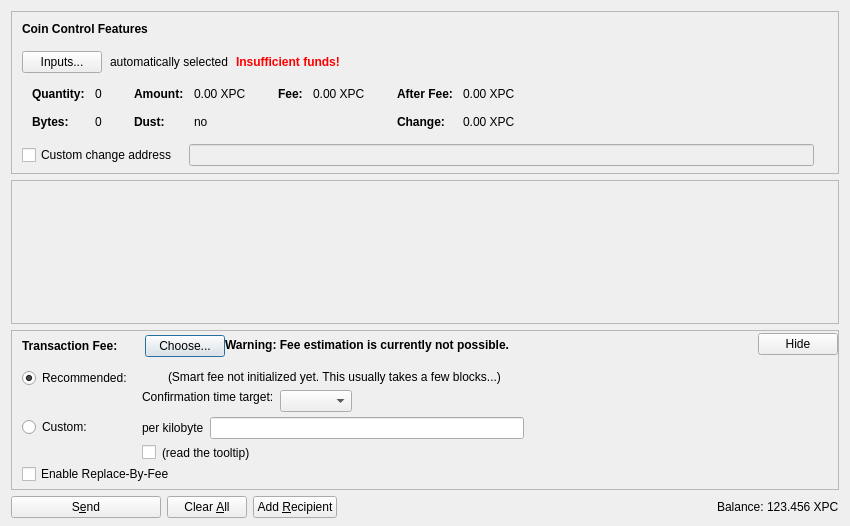
<?xml version="1.0" encoding="UTF-8"?>
<ui version="4.0">
 <class>SendCoinsDialog</class>
 <widget class="QDialog" name="SendCoinsDialog">
  <property name="geometry">
   <rect>
    <x>0</x>
    <y>0</y>
    <width>850</width>
    <height>526</height>
   </rect>
  </property>
  <property name="windowTitle">
   <string>Send Coins</string>
  </property>
  <layout class="QVBoxLayout" name="verticalLayout" stretch="0,1,0,0">
   <property name="bottomMargin">
    <number>8</number>
   </property>
   <item>
    <widget class="QFrame" name="frameCoinControl">
     <property name="sizePolicy">
      <sizepolicy hsizetype="Expanding" vsizetype="Expanding">
       <horstretch>0</horstretch>
       <verstretch>0</verstretch>
      </sizepolicy>
     </property>
     <property name="maximumSize">
      <size>
       <width>16777215</width>
       <height>16777215</height>
      </size>
     </property>
     <property name="frameShape">
      <enum>QFrame::StyledPanel</enum>
     </property>
     <property name="frameShadow">
      <enum>QFrame::Sunken</enum>
     </property>
     <layout class="QVBoxLayout" name="verticalLayoutCoinControl2">
      <property name="spacing">
       <number>0</number>
      </property>
      <property name="leftMargin">
       <number>0</number>
      </property>
      <property name="topMargin">
       <number>0</number>
      </property>
      <property name="rightMargin">
       <number>0</number>
      </property>
      <property name="bottomMargin">
       <number>6</number>
      </property>
      <item>
       <layout class="QVBoxLayout" name="verticalLayoutCoinControl" stretch="0,0,0,0,1">
        <property name="spacing">
         <number>0</number>
        </property>
        <property name="leftMargin">
         <number>10</number>
        </property>
        <property name="topMargin">
         <number>10</number>
        </property>
        <item>
         <layout class="QHBoxLayout" name="horizontalLayoutCoinControl1">
          <property name="bottomMargin">
           <number>15</number>
          </property>
          <item>
           <widget class="QLabel" name="labelCoinControlFeatures">
            <property name="sizePolicy">
             <sizepolicy hsizetype="Preferred" vsizetype="Maximum">
              <horstretch>0</horstretch>
              <verstretch>0</verstretch>
             </sizepolicy>
            </property>
            <property name="font">
             <font>
              <weight>75</weight>
              <bold>true</bold>
             </font>
            </property>
            <property name="styleSheet">
             <string notr="true">font-weight:bold;</string>
            </property>
            <property name="text">
             <string>Coin Control Features</string>
            </property>
           </widget>
          </item>
         </layout>
        </item>
        <item>
         <layout class="QHBoxLayout" name="horizontalLayoutCoinControl2" stretch="0,0,0,0">
          <property name="spacing">
           <number>8</number>
          </property>
          <property name="bottomMargin">
           <number>10</number>
          </property>
          <item>
           <widget class="QPushButton" name="pushButtonCoinControl">
            <property name="styleSheet">
             <string notr="true"/>
            </property>
            <property name="text">
             <string>Inputs...</string>
            </property>
            <property name="autoDefault">
             <bool>false</bool>
            </property>
           </widget>
          </item>
          <item>
           <widget class="QLabel" name="labelCoinControlAutomaticallySelected">
            <property name="text">
             <string>automatically selected</string>
            </property>
            <property name="margin">
             <number>5</number>
            </property>
           </widget>
          </item>
          <item>
           <widget class="QLabel" name="labelCoinControlInsuffFunds">
            <property name="font">
             <font>
              <weight>75</weight>
              <bold>true</bold>
             </font>
            </property>
            <property name="styleSheet">
             <string notr="true">color:red;font-weight:bold;</string>
            </property>
            <property name="text">
             <string>Insufficient funds!</string>
            </property>
            <property name="margin">
             <number>5</number>
            </property>
           </widget>
          </item>
          <item>
           <spacer name="horizontalSpacerCoinControl">
            <property name="orientation">
             <enum>Qt::Horizontal</enum>
            </property>
            <property name="sizeHint" stdset="0">
             <size>
              <width>40</width>
              <height>1</height>
             </size>
            </property>
           </spacer>
          </item>
         </layout>
        </item>
        <item>
         <widget class="QWidget" name="widgetCoinControl" native="true">
          <property name="sizePolicy">
           <sizepolicy hsizetype="Preferred" vsizetype="Preferred">
            <horstretch>0</horstretch>
            <verstretch>0</verstretch>
           </sizepolicy>
          </property>
          <property name="minimumSize">
           <size>
            <width>0</width>
            <height>0</height>
           </size>
          </property>
          <property name="styleSheet">
           <string notr="true"/>
          </property>
          <layout class="QHBoxLayout" name="horizontalLayoutCoinControl5">
           <property name="leftMargin">
            <number>0</number>
           </property>
           <property name="topMargin">
            <number>0</number>
           </property>
           <property name="rightMargin">
            <number>0</number>
           </property>
           <property name="bottomMargin">
            <number>0</number>
           </property>
           <item>
            <layout class="QHBoxLayout" name="horizontalLayoutCoinControl3" stretch="0,0,0,1">
             <property name="spacing">
              <number>20</number>
             </property>
             <property name="topMargin">
              <number>0</number>
             </property>
             <property name="bottomMargin">
              <number>10</number>
             </property>
             <item>
              <layout class="QFormLayout" name="formLayoutCoinControl1">
               <property name="horizontalSpacing">
                <number>10</number>
               </property>
               <property name="verticalSpacing">
                <number>14</number>
               </property>
               <property name="leftMargin">
                <number>10</number>
               </property>
               <property name="topMargin">
                <number>4</number>
               </property>
               <property name="rightMargin">
                <number>6</number>
               </property>
               <item row="0" column="0">
                <widget class="QLabel" name="labelCoinControlQuantityText">
                 <property name="font">
                  <font>
                   <weight>75</weight>
                   <bold>true</bold>
                  </font>
                 </property>
                 <property name="text">
                  <string>Quantity:</string>
                 </property>
                 <property name="margin">
                  <number>0</number>
                 </property>
                </widget>
               </item>
               <item row="0" column="1">
                <widget class="QLabel" name="labelCoinControlQuantity">
                 <property name="cursor">
                  <cursorShape>IBeamCursor</cursorShape>
                 </property>
                 <property name="contextMenuPolicy">
                  <enum>Qt::ActionsContextMenu</enum>
                 </property>
                 <property name="text">
                  <string notr="true">0</string>
                 </property>
                 <property name="margin">
                  <number>0</number>
                 </property>
                 <property name="textInteractionFlags">
                  <set>Qt::LinksAccessibleByMouse|Qt::TextSelectableByKeyboard|Qt::TextSelectableByMouse</set>
                 </property>
                </widget>
               </item>
               <item row="1" column="0">
                <widget class="QLabel" name="labelCoinControlBytesText">
                 <property name="font">
                  <font>
                   <weight>75</weight>
                   <bold>true</bold>
                  </font>
                 </property>
                 <property name="text">
                  <string>Bytes:</string>
                 </property>
                </widget>
               </item>
               <item row="1" column="1">
                <widget class="QLabel" name="labelCoinControlBytes">
                 <property name="cursor">
                  <cursorShape>IBeamCursor</cursorShape>
                 </property>
                 <property name="contextMenuPolicy">
                  <enum>Qt::ActionsContextMenu</enum>
                 </property>
                 <property name="text">
                  <string notr="true">0</string>
                 </property>
                 <property name="textInteractionFlags">
                  <set>Qt::LinksAccessibleByMouse|Qt::TextSelectableByKeyboard|Qt::TextSelectableByMouse</set>
                 </property>
                </widget>
               </item>
              </layout>
             </item>
             <item>
              <layout class="QFormLayout" name="formLayoutCoinControl2">
               <property name="horizontalSpacing">
                <number>10</number>
               </property>
               <property name="verticalSpacing">
                <number>14</number>
               </property>
               <property name="leftMargin">
                <number>6</number>
               </property>
               <property name="topMargin">
                <number>4</number>
               </property>
               <property name="rightMargin">
                <number>6</number>
               </property>
               <item row="0" column="0">
                <widget class="QLabel" name="labelCoinControlAmountText">
                 <property name="font">
                  <font>
                   <weight>75</weight>
                   <bold>true</bold>
                  </font>
                 </property>
                 <property name="text">
                  <string>Amount:</string>
                 </property>
                 <property name="margin">
                  <number>0</number>
                 </property>
                </widget>
               </item>
               <item row="0" column="1">
                <widget class="QLabel" name="labelCoinControlAmount">
                 <property name="cursor">
                  <cursorShape>IBeamCursor</cursorShape>
                 </property>
                 <property name="contextMenuPolicy">
                  <enum>Qt::ActionsContextMenu</enum>
                 </property>
                 <property name="text">
                  <string notr="true">0.00 XPC</string>
                 </property>
                 <property name="textInteractionFlags">
                  <set>Qt::LinksAccessibleByMouse|Qt::TextSelectableByKeyboard|Qt::TextSelectableByMouse</set>
                 </property>
                </widget>
               </item>
               <item row="1" column="0">
                <widget class="QLabel" name="labelCoinControlLowOutputText">
                 <property name="font">
                  <font>
                   <weight>75</weight>
                   <bold>true</bold>
                  </font>
                 </property>
                 <property name="text">
                  <string>Dust:</string>
                 </property>
                </widget>
               </item>
               <item row="1" column="1">
                <widget class="QLabel" name="labelCoinControlLowOutput">
                 <property name="cursor">
                  <cursorShape>IBeamCursor</cursorShape>
                 </property>
                 <property name="contextMenuPolicy">
                  <enum>Qt::ActionsContextMenu</enum>
                 </property>
                 <property name="text">
                  <string notr="true">no</string>
                 </property>
                 <property name="textInteractionFlags">
                  <set>Qt::LinksAccessibleByMouse|Qt::TextSelectableByKeyboard|Qt::TextSelectableByMouse</set>
                 </property>
                </widget>
               </item>
              </layout>
             </item>
             <item>
              <layout class="QFormLayout" name="formLayoutCoinControl3">
               <property name="horizontalSpacing">
                <number>10</number>
               </property>
               <property name="verticalSpacing">
                <number>14</number>
               </property>
               <property name="leftMargin">
                <number>6</number>
               </property>
               <property name="topMargin">
                <number>4</number>
               </property>
               <property name="rightMargin">
                <number>6</number>
               </property>
               <item row="0" column="0">
                <widget class="QLabel" name="labelCoinControlFeeText">
                 <property name="font">
                  <font>
                   <weight>75</weight>
                   <bold>true</bold>
                  </font>
                 </property>
                 <property name="text">
                  <string>Fee:</string>
                 </property>
                 <property name="margin">
                  <number>0</number>
                 </property>
                </widget>
               </item>
               <item row="0" column="1">
                <widget class="QLabel" name="labelCoinControlFee">
                 <property name="cursor">
                  <cursorShape>IBeamCursor</cursorShape>
                 </property>
                 <property name="contextMenuPolicy">
                  <enum>Qt::ActionsContextMenu</enum>
                 </property>
                 <property name="text">
                  <string notr="true">0.00 XPC</string>
                 </property>
                 <property name="textInteractionFlags">
                  <set>Qt::LinksAccessibleByMouse|Qt::TextSelectableByKeyboard|Qt::TextSelectableByMouse</set>
                 </property>
                </widget>
               </item>
              </layout>
             </item>
             <item>
              <layout class="QFormLayout" name="formLayoutCoinControl4">
               <property name="horizontalSpacing">
                <number>10</number>
               </property>
               <property name="verticalSpacing">
                <number>14</number>
               </property>
               <property name="leftMargin">
                <number>6</number>
               </property>
               <property name="topMargin">
                <number>4</number>
               </property>
               <property name="rightMargin">
                <number>6</number>
               </property>
               <item row="0" column="0">
                <widget class="QLabel" name="labelCoinControlAfterFeeText">
                 <property name="font">
                  <font>
                   <weight>75</weight>
                   <bold>true</bold>
                  </font>
                 </property>
                 <property name="text">
                  <string>After Fee:</string>
                 </property>
                 <property name="margin">
                  <number>0</number>
                 </property>
                </widget>
               </item>
               <item row="0" column="1">
                <widget class="QLabel" name="labelCoinControlAfterFee">
                 <property name="cursor">
                  <cursorShape>IBeamCursor</cursorShape>
                 </property>
                 <property name="contextMenuPolicy">
                  <enum>Qt::ActionsContextMenu</enum>
                 </property>
                 <property name="text">
                  <string notr="true">0.00 XPC</string>
                 </property>
                 <property name="textInteractionFlags">
                  <set>Qt::LinksAccessibleByMouse|Qt::TextSelectableByKeyboard|Qt::TextSelectableByMouse</set>
                 </property>
                </widget>
               </item>
               <item row="1" column="0">
                <widget class="QLabel" name="labelCoinControlChangeText">
                 <property name="font">
                  <font>
                   <weight>75</weight>
                   <bold>true</bold>
                  </font>
                 </property>
                 <property name="text">
                  <string>Change:</string>
                 </property>
                </widget>
               </item>
               <item row="1" column="1">
                <widget class="QLabel" name="labelCoinControlChange">
                 <property name="cursor">
                  <cursorShape>IBeamCursor</cursorShape>
                 </property>
                 <property name="contextMenuPolicy">
                  <enum>Qt::ActionsContextMenu</enum>
                 </property>
                 <property name="text">
                  <string notr="true">0.00 XPC</string>
                 </property>
                 <property name="textInteractionFlags">
                  <set>Qt::LinksAccessibleByMouse|Qt::TextSelectableByKeyboard|Qt::TextSelectableByMouse</set>
                 </property>
                </widget>
               </item>
              </layout>
             </item>
            </layout>
           </item>
          </layout>
         </widget>
        </item>
        <item>
         <layout class="QHBoxLayout" name="horizontalLayoutCoinControl4" stretch="0,0,0">
          <property name="spacing">
           <number>12</number>
          </property>
          <property name="sizeConstraint">
           <enum>QLayout::SetDefaultConstraint</enum>
          </property>
          <property name="topMargin">
           <number>5</number>
          </property>
          <property name="rightMargin">
           <number>5</number>
          </property>
          <item>
           <widget class="QCheckBox" name="checkBoxCoinControlChange">
            <property name="toolTip">
             <string>If this is activated, but the change address is empty or invalid, change will be sent to a newly generated address.</string>
            </property>
            <property name="text">
             <string>Custom change address</string>
            </property>
           </widget>
          </item>
          <item>
           <widget class="QValidatedLineEdit" name="lineEditCoinControlChange">
            <property name="enabled">
             <bool>false</bool>
            </property>
            <property name="sizePolicy">
             <sizepolicy hsizetype="Expanding" vsizetype="Fixed">
              <horstretch>0</horstretch>
              <verstretch>0</verstretch>
             </sizepolicy>
            </property>
           </widget>
          </item>
          <item>
           <widget class="QLabel" name="labelCoinControlChangeLabel">
            <property name="sizePolicy">
             <sizepolicy hsizetype="Preferred" vsizetype="Expanding">
              <horstretch>0</horstretch>
              <verstretch>0</verstretch>
             </sizepolicy>
            </property>
            <property name="minimumSize">
             <size>
              <width>0</width>
              <height>0</height>
             </size>
            </property>
            <property name="text">
             <string/>
            </property>
            <property name="margin">
             <number>3</number>
            </property>
           </widget>
          </item>
         </layout>
        </item>
        <item>
         <spacer name="verticalSpacerCoinControl">
          <property name="orientation">
           <enum>Qt::Vertical</enum>
          </property>
          <property name="sizeHint" stdset="0">
           <size>
            <width>800</width>
            <height>1</height>
           </size>
          </property>
         </spacer>
        </item>
       </layout>
      </item>
     </layout>
    </widget>
   </item>
   <item>
    <widget class="QScrollArea" name="scrollArea">
     <property name="widgetResizable">
      <bool>true</bool>
     </property>
     <widget class="QWidget" name="scrollAreaWidgetContents">
      <property name="geometry">
       <rect>
        <x>0</x>
        <y>0</y>
        <width>830</width>
        <height>104</height>
       </rect>
      </property>
      <layout class="QVBoxLayout" name="verticalLayout_2" stretch="0,1">
       <property name="leftMargin">
        <number>0</number>
       </property>
       <property name="topMargin">
        <number>0</number>
       </property>
       <property name="rightMargin">
        <number>0</number>
       </property>
       <property name="bottomMargin">
        <number>0</number>
       </property>
       <item>
        <layout class="QVBoxLayout" name="entries">
         <property name="spacing">
          <number>6</number>
         </property>
        </layout>
       </item>
       <item>
        <spacer name="verticalSpacer">
         <property name="orientation">
          <enum>Qt::Vertical</enum>
         </property>
         <property name="sizeHint" stdset="0">
          <size>
           <width>20</width>
           <height>40</height>
          </size>
         </property>
        </spacer>
       </item>
      </layout>
     </widget>
    </widget>
   </item>
   <item>
    <widget class="QFrame" name="frameFee">
     <property name="sizePolicy">
      <sizepolicy hsizetype="Expanding" vsizetype="Expanding">
       <horstretch>0</horstretch>
       <verstretch>0</verstretch>
      </sizepolicy>
     </property>
     <property name="maximumSize">
      <size>
       <width>16777215</width>
       <height>16777215</height>
      </size>
     </property>
     <property name="frameShape">
      <enum>QFrame::StyledPanel</enum>
     </property>
     <property name="frameShadow">
      <enum>QFrame::Sunken</enum>
     </property>
     <layout class="QVBoxLayout" name="verticalLayoutFee1">
      <property name="spacing">
       <number>0</number>
      </property>
      <property name="leftMargin">
       <number>0</number>
      </property>
      <property name="topMargin">
       <number>0</number>
      </property>
      <property name="rightMargin">
       <number>0</number>
      </property>
      <property name="bottomMargin">
       <number>0</number>
      </property>
      <item>
       <layout class="QVBoxLayout" name="verticalLayoutFee2" stretch="0,0,0">
        <property name="spacing">
         <number>0</number>
        </property>
        <property name="leftMargin">
         <number>10</number>
        </property>
        <property name="topMargin">
         <number>0</number>
        </property>
        <item>
         <layout class="QHBoxLayout" name="horizontalLayoutFee1">
          <property name="bottomMargin">
           <number>0</number>
          </property>
          <item>
           <layout class="QVBoxLayout" name="verticalLayoutFee7">
            <property name="spacing">
             <number>0</number>
            </property>
            <item>
             <spacer name="verticalSpacerSmartFee">
              <property name="orientation">
               <enum>Qt::Vertical</enum>
              </property>
              <property name="sizeType">
               <enum>QSizePolicy::Fixed</enum>
              </property>
              <property name="sizeHint" stdset="0">
               <size>
                <width>1</width>
                <height>4</height>
               </size>
              </property>
             </spacer>
            </item>
            <item>
             <layout class="QHBoxLayout" name="horizontalLayoutSmartFee">
              <property name="spacing">
               <number>10</number>
              </property>
              <item>
               <widget class="QLabel" name="labelFeeHeadline">
                <property name="sizePolicy">
                 <sizepolicy hsizetype="Preferred" vsizetype="Maximum">
                  <horstretch>0</horstretch>
                  <verstretch>0</verstretch>
                 </sizepolicy>
                </property>
                <property name="font">
                 <font>
                  <weight>75</weight>
                  <bold>true</bold>
                 </font>
                </property>
                <property name="styleSheet">
                 <string notr="true">font-weight:bold;</string>
                </property>
                <property name="text">
                 <string>Transaction Fee:</string>
                </property>
               </widget>
              </item>
              <item>
               <widget class="QLabel" name="labelFeeMinimized">
                <property name="text">
                 <string/>
                </property>
               </widget>
              </item>
              <item>
               <widget class="QPushButton" name="buttonChooseFee">
                <property name="text">
                 <string>Choose...</string>
                </property>
               </widget>
              </item>
             </layout>
            </item>
            <item>
             <spacer name="verticalSpacer_5">
              <property name="orientation">
               <enum>Qt::Vertical</enum>
              </property>
              <property name="sizeHint" stdset="0">
               <size>
                <width>1</width>
                <height>1</height>
               </size>
              </property>
             </spacer>
            </item>
           </layout>
          </item>
          <item>
           <widget class="QLabel" name="fallbackFeeWarningLabel">
            <property name="toolTip">
             <string>Using the fallbackfee can result in sending a transaction that will take several hours or days (or never) to confirm. Consider choosing your fee manually or wait until you have validated the complete chain.</string>
            </property>
            <property name="font">
            <font>
                <weight>75</weight>
                <bold>true</bold>
            </font>
            </property>
            <property name="text">
             <string>Warning: Fee estimation is currently not possible.</string>
            </property>
            <property name="wordWrap">
             <bool>false</bool>
            </property>
           </widget>
          </item>
          <item>
           <spacer name="horizontalSpacer_4">
            <property name="orientation">
             <enum>Qt::Horizontal</enum>
            </property>
            <property name="sizeType">
             <enum>QSizePolicy::MinimumExpanding</enum>
            </property>
            <property name="sizeHint" stdset="0">
             <size>
              <width>40</width>
              <height>20</height>
             </size>
            </property>
           </spacer>
          </item>
          <item>
           <widget class="QPushButton" name="buttonMinimizeFee">
            <property name="toolTip">
             <string>collapse fee-settings</string>
            </property>
            <property name="text">
             <string>Hide</string>
            </property>
           </widget>
          </item>
         </layout>
        </item>
        <item>
         <widget class="QFrame" name="frameFeeSelection">
          <layout class="QVBoxLayout" name="verticalLayoutFee12">
           <property name="spacing">
            <number>0</number>
           </property>
           <property name="leftMargin">
            <number>0</number>
           </property>
           <property name="topMargin">
            <number>0</number>
           </property>
           <property name="rightMargin">
            <number>0</number>
           </property>
           <property name="bottomMargin">
            <number>0</number>
           </property>
           <item>
            <layout class="QGridLayout" name="gridLayoutFee">
             <property name="topMargin">
              <number>10</number>
             </property>
             <property name="bottomMargin">
              <number>4</number>
             </property>
             <property name="horizontalSpacing">
              <number>10</number>
             </property>
             <property name="verticalSpacing">
              <number>4</number>
             </property>
             <item row="1" column="1">
              <layout class="QVBoxLayout" name="verticalLayoutFee8">
               <property name="spacing">
                <number>6</number>
               </property>
               <item>
                <layout class="QHBoxLayout" name="horizontalLayoutFee13">
                 <item>
                  <widget class="QLabel" name="labelCustomPerKilobyte">
                   <property name="toolTip">
                    <string>Specify a custom fee per kB (1,000 bytes) of the transaction's virtual size.

Note:  Since the fee is calculated on a per-byte basis, a fee of "100 satoshis per kB" for a transaction size of 500 bytes (half of 1 kB) would ultimately yield a fee of only 50 satoshis.</string>
                   </property>
                   <property name="text">
                    <string>per kilobyte</string>
                   </property>
                  </widget>
                 </item>
                 <item>
                  <widget class="BitcoinAmountField" name="customFee"/>
                 </item>
                 <item>
                  <spacer name="horizontalSpacer_6">
                   <property name="orientation">
                    <enum>Qt::Horizontal</enum>
                   </property>
                   <property name="sizeHint" stdset="0">
                    <size>
                     <width>1</width>
                     <height>1</height>
                    </size>
                   </property>
                  </spacer>
                 </item>
                </layout>
               </item>
               <item>
                <layout class="QHBoxLayout" name="horizontalLayoutFee8">
                 <item>
                  <widget class="QCheckBox" name="checkBoxMinimumFee">
                   <property name="toolTip">
                    <string>Paying only the minimum fee is just fine as long as there is less transaction volume than space in the blocks. But be aware that this can end up in a never confirming transaction once there is more demand for bitcoin transactions than the network can process.</string>
                   </property>
                   <property name="text">
                    <string/>
                   </property>
                  </widget>
                 </item>
                 <item>
                  <widget class="QLabel" name="labelMinFeeWarning">
                   <property name="enabled">
                    <bool>true</bool>
                   </property>
                   <property name="toolTip">
                    <string>Paying only the minimum fee is just fine as long as there is less transaction volume than space in the blocks. But be aware that this can end up in a never confirming transaction once there is more demand for bitcoin transactions than the network can process.</string>
                   </property>
                   <property name="text">
                    <string>(read the tooltip)</string>
                   </property>
                   <property name="margin">
                    <number>5</number>
                   </property>
                  </widget>
                 </item>
                 <item>
                  <spacer name="horizontalSpacer_2">
                   <property name="orientation">
                    <enum>Qt::Horizontal</enum>
                   </property>
                   <property name="sizeHint" stdset="0">
                    <size>
                     <width>1</width>
                     <height>1</height>
                    </size>
                   </property>
                  </spacer>
                 </item>
                </layout>
               </item>
              </layout>
             </item>
             <item row="0" column="0">
              <layout class="QVBoxLayout" name="verticalLayoutFee4" stretch="0,1">
               <item>
                <widget class="QRadioButton" name="radioSmartFee">
                 <property name="text">
                  <string>Recommended:</string>
                 </property>
                 <property name="checked">
                  <bool>true</bool>
                 </property>
                 <attribute name="buttonGroup">
                  <string notr="true">groupFee</string>
                 </attribute>
                </widget>
               </item>
               <item>
                <spacer name="verticalSpacer_2">
                 <property name="orientation">
                  <enum>Qt::Vertical</enum>
                 </property>
                 <property name="sizeHint" stdset="0">
                  <size>
                   <width>1</width>
                   <height>1</height>
                  </size>
                 </property>
                </spacer>
               </item>
              </layout>
             </item>
             <item row="1" column="0">
              <layout class="QVBoxLayout" name="verticalLayoutFee9" stretch="0,1">
               <item>
                <widget class="QRadioButton" name="radioCustomFee">
                 <property name="text">
                  <string>Custom:</string>
                 </property>
                 <attribute name="buttonGroup">
                  <string notr="true">groupFee</string>
                 </attribute>
                </widget>
               </item>
               <item>
                <spacer name="verticalSpacer_6">
                 <property name="orientation">
                  <enum>Qt::Vertical</enum>
                 </property>
                 <property name="sizeHint" stdset="0">
                  <size>
                   <width>1</width>
                   <height>1</height>
                  </size>
                 </property>
                </spacer>
               </item>
              </layout>
             </item>
             <item row="0" column="1">
              <layout class="QVBoxLayout" name="verticalLayoutFee3" stretch="0,0,1">
               <property name="spacing">
                <number>6</number>
               </property>
               <property name="topMargin">
                <number>2</number>
               </property>
               <item>
                <layout class="QHBoxLayout" name="horizontalLayoutFee12">
                 <item>
                  <widget class="QLabel" name="labelSmartFee">
                   <property name="text">
                    <string/>
                   </property>
                   <property name="margin">
                    <number>2</number>
                   </property>
                  </widget>
                 </item>
                 <item>
                  <widget class="QLabel" name="labelFeeEstimation">
                   <property name="text">
                    <string/>
                   </property>
                  </widget>
                 </item>
                 <item>
                  <widget class="QLabel" name="labelSmartFee2">
                   <property name="text">
                    <string>(Smart fee not initialized yet. This usually takes a few blocks...)</string>
                   </property>
                   <property name="margin">
                    <number>2</number>
                   </property>
                  </widget>
                 </item>
                 <item>
                  <spacer name="horizontalSpacer_5">
                   <property name="orientation">
                    <enum>Qt::Horizontal</enum>
                   </property>
                   <property name="sizeHint" stdset="0">
                    <size>
                     <width>1</width>
                     <height>1</height>
                    </size>
                   </property>
                  </spacer>
                 </item>
                </layout>
               </item>
               <item>
                <layout class="QHBoxLayout" name="horizontalLayoutFee9">
                 <item>
                  <layout class="QVBoxLayout" name="verticalLayoutFee6">
                   <item>
                    <widget class="QLabel" name="labelSmartFee3">
                     <property name="text">
                      <string>Confirmation time target:</string>
                     </property>
                     <property name="margin">
                      <number>2</number>
                     </property>
                    </widget>
                   </item>
                   <item>
                    <spacer name="verticalSpacer_3">
                     <property name="orientation">
                      <enum>Qt::Vertical</enum>
                     </property>
                     <property name="sizeHint" stdset="0">
                      <size>
                       <width>1</width>
                       <height>1</height>
                      </size>
                     </property>
                    </spacer>
                   </item>
                  </layout>
                 </item>
                 <item>
                  <layout class="QVBoxLayout" name="verticalLayoutFee5">
                   <property name="rightMargin">
                    <number>30</number>
                   </property>
                   <item>
                    <layout class="QHBoxLayout" name="horizontalLayoutConfTarget">
                     <property name="bottomMargin">
                      <number>0</number>
                     </property>
                     <item>
                      <widget class="QComboBox" name="confTargetSelector"/>
                     </item>
                     <item>
                      <spacer name="horizontalSpacerConfTarget">
                       <property name="orientation">
                        <enum>Qt::Horizontal</enum>
                       </property>
                       <property name="sizeHint" stdset="0">
                        <size>
                         <width>40</width>
                         <height>20</height>
                        </size>
                       </property>
                      </spacer>
                     </item>
                    </layout>
                   </item>
                  </layout>
                 </item>
                </layout>
               </item>
               <item>
                <spacer name="verticalSpacer_4">
                 <property name="orientation">
                  <enum>Qt::Vertical</enum>
                 </property>
                 <property name="sizeHint" stdset="0">
                  <size>
                   <width>1</width>
                   <height>1</height>
                  </size>
                 </property>
                </spacer>
               </item>
              </layout>
             </item>
            </layout>
           </item>
           <item>
            <widget class="QCheckBox" name="optInRBF">
             <property name="text">
              <string>Enable Replace-By-Fee</string>
             </property>
             <property name="toolTip">
              <string>With Replace-By-Fee (BIP-125) you can increase a transaction's fee after it is sent. Without this, a higher fee may be recommended to compensate for increased transaction delay risk.</string>
             </property>
            </widget>
           </item>
          </layout>
         </widget>
        </item>
        <item>
         <spacer name="verticalSpacerFee">
          <property name="orientation">
           <enum>Qt::Vertical</enum>
          </property>
          <property name="sizeHint" stdset="0">
           <size>
            <width>40</width>
            <height>5</height>
           </size>
          </property>
         </spacer>
        </item>
       </layout>
      </item>
     </layout>
    </widget>
   </item>
   <item>
    <layout class="QHBoxLayout" name="horizontalLayout">
     <item>
      <widget class="QPushButton" name="sendButton">
       <property name="minimumSize">
        <size>
         <width>150</width>
         <height>0</height>
        </size>
       </property>
       <property name="toolTip">
        <string>Confirm the send action</string>
       </property>
       <property name="text">
        <string>S&amp;end</string>
       </property>
       <property name="icon">
        <iconset resource="../bitcoin.qrc">
         <normaloff>:/icons/send</normaloff>:/icons/send</iconset>
       </property>
       <property name="autoDefault">
        <bool>false</bool>
       </property>
       <property name="default">
        <bool>false</bool>
       </property>
      </widget>
     </item>
     <item>
      <widget class="QPushButton" name="clearButton">
       <property name="sizePolicy">
        <sizepolicy hsizetype="Minimum" vsizetype="Fixed">
         <horstretch>0</horstretch>
         <verstretch>0</verstretch>
        </sizepolicy>
       </property>
       <property name="toolTip">
        <string>Clear all fields of the form.</string>
       </property>
       <property name="text">
        <string>Clear &amp;All</string>
       </property>
       <property name="icon">
        <iconset resource="../bitcoin.qrc">
         <normaloff>:/icons/remove</normaloff>:/icons/remove</iconset>
       </property>
       <property name="autoDefault">
        <bool>false</bool>
       </property>
      </widget>
     </item>
     <item>
      <widget class="QPushButton" name="addButton">
       <property name="toolTip">
        <string>Send to multiple recipients at once</string>
       </property>
       <property name="text">
        <string>Add &amp;Recipient</string>
       </property>
       <property name="icon">
        <iconset resource="../bitcoin.qrc">
         <normaloff>:/icons/add</normaloff>:/icons/add</iconset>
       </property>
       <property name="autoDefault">
        <bool>false</bool>
       </property>
      </widget>
     </item>
     <item>
      <spacer name="horizontalSpacer">
       <property name="orientation">
        <enum>Qt::Horizontal</enum>
       </property>
       <property name="sizeHint" stdset="0">
        <size>
         <width>40</width>
         <height>20</height>
        </size>
       </property>
      </spacer>
     </item>
     <item>
      <layout class="QHBoxLayout" name="horizontalLayout_2">
       <property name="spacing">
        <number>3</number>
       </property>
       <item>
        <widget class="QLabel" name="label">
         <property name="sizePolicy">
          <sizepolicy hsizetype="Preferred" vsizetype="Fixed">
           <horstretch>0</horstretch>
           <verstretch>0</verstretch>
          </sizepolicy>
         </property>
         <property name="text">
          <string>Balance:</string>
         </property>
        </widget>
       </item>
       <item>
        <widget class="QLabel" name="labelBalance">
         <property name="sizePolicy">
          <sizepolicy hsizetype="Preferred" vsizetype="Fixed">
           <horstretch>0</horstretch>
           <verstretch>0</verstretch>
          </sizepolicy>
         </property>
         <property name="cursor">
          <cursorShape>IBeamCursor</cursorShape>
         </property>
         <property name="text">
          <string notr="true">123.456 XPC</string>
         </property>
         <property name="textInteractionFlags">
          <set>Qt::LinksAccessibleByMouse|Qt::TextSelectableByKeyboard|Qt::TextSelectableByMouse</set>
         </property>
        </widget>
       </item>
      </layout>
     </item>
    </layout>
   </item>
  </layout>
 </widget>
 <customwidgets>
  <customwidget>
   <class>QValidatedLineEdit</class>
   <extends>QLineEdit</extends>
   <header>qt/qvalidatedlineedit.h</header>
  </customwidget>
  <customwidget>
   <class>BitcoinAmountField</class>
   <extends>QLineEdit</extends>
   <header>qt/bitcoinamountfield.h</header>
   <container>1</container>
  </customwidget>
 </customwidgets>
 <resources>
  <include location="../bitcoin.qrc"/>
 </resources>
 <connections/>
 <buttongroups>
  <buttongroup name="groupFee"/>
 </buttongroups>
</ui>
